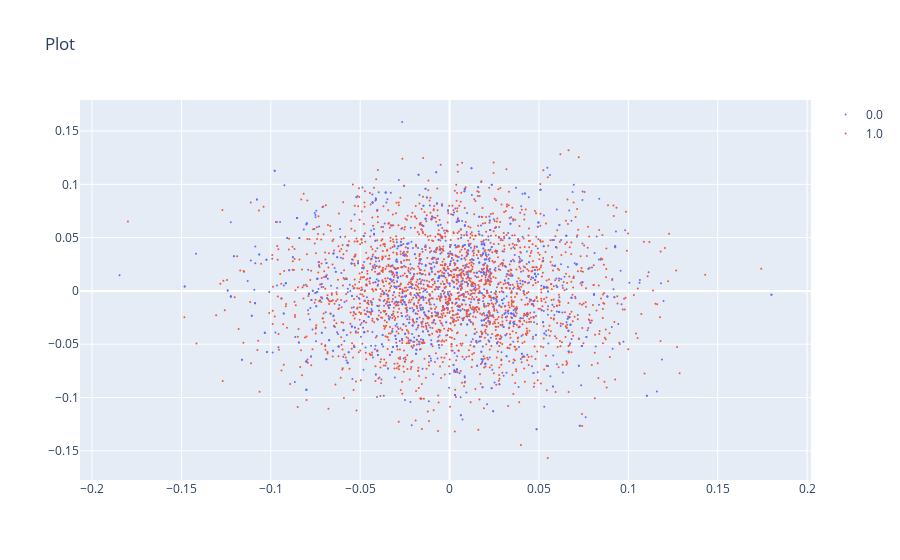

The cell this chart's notebook holds for it:
### Code cell
seed = 32
data_name = 'swiss_roll_sklearn'
noise_types = ['hi-freq-no-add']
noise_type = 'hi-freq-no-add'
noise_level = 1.
mask_dist = False
data_dict = add_negative_samples(data_dict0.copy(), subset_rate=1., noise_rate=noise_level, seed=seed, noise=noise_type, mask_dists=mask_dist, shell=True)
save_folder = f'../../data/negative_sampling_toy_hi_dim/{mask_dist}/'
pathlib.Path(save_folder).mkdir(parents=True, exist_ok=True)
np.savez(f"{save_folder}/{data_name}.npz", **data_dict)
scatter(data_dict['data'], data_dict['mask_x'], s=2)

### Figure 1 — Plotly figure (JSON) as saved in the notebook; plotly's stock layout.template omitted (floating-point values rounded to 4 significant figures; data arrays with more than 128 entries replaced by an {"elided": "..."} marker saying what was removed)
{"data": [{"marker": {"color": 0, "colorscale": [[0, "#440154"], [0.1111, "#482878"], [0.2222, "#3e4989"], [0.3333, "#31688e"], [0.4444, "#26828e"], [0.5556, "#1f9e89"], [0.6667, "#35b779"], [0.7778, "#6ece58"], [0.8889, "#b5de2b"], [1, "#fde725"]], "opacity": 1, "size": 2}, "mode": "markers", "name": "0.0", "type": "scatter", "x": {"elided": "1600 float values"}, "y": {"elided": "1600 float values"}}, {"marker": {"color": 1, "opacity": 1, "size": 2}, "mode": "markers", "name": "1.0", "type": "scatter", "x": {"elided": "2000 float values"}, "y": {"elided": "2000 float values"}}], "layout": {"scene": {"xaxis": {"title": {"text": "X"}}, "yaxis": {"title": {"text": "Y"}}}, "showlegend": true, "title": {"text": "Plot"}}}
